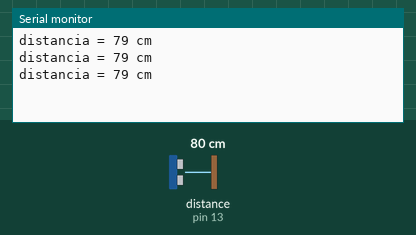
This sketch was run on a simulated Arduino Uno, built with avr-gcc and run on an emulated ATmega328P. Parts: the last lines printed to the serial monitor. Wiring (inferred from the names in the program): ultrasonic range finder: trigger pin 12; echo pin 13. Inputs (shaded band) come from the test bench; at power-on: distance to the obstacle (sensor on pin 13) 80 cm. The echo pulse lasts 58.3 µs per cm.

Above: at 1.3 s.
1.4 s: distance to the obstacle (sensor on pin 13) set to 2 cm
At 1.9 s:
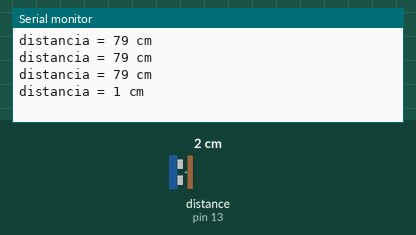
2.9 s: distance to the obstacle (sensor on pin 13) set to 4 cm
At 3.4 s:
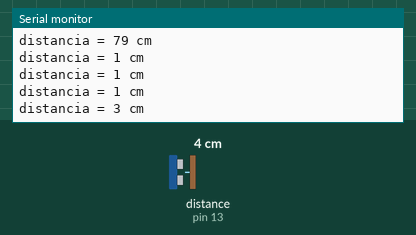
Timing chart, 0 to 5.9 s (numbered marks = the images above; inputs shaded):
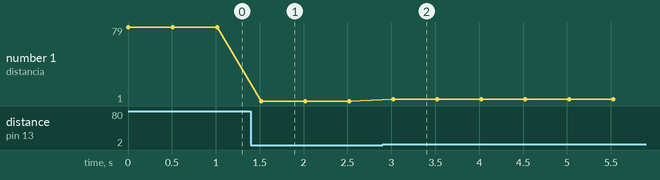

Measured:
- after the input at 1.4 s, the serial monitor: prints a new line after 0.12 s (image 1)
- after the input at 2.9 s, the serial monitor: prints a new line after 0.12 s (image 2)
- plotted number 1: 79 → 1 after the input at 1.4 s, 1 → 3 after the input at 2.9 s

The sketch:

distance.ino
```cpp
int trigPin = 12;
int echoPin = 13;

void setup() {
  // put your setup code here, to run once:
Serial.begin(9600);
pinMode(echoPin,INPUT);
pinMode(trigPin,OUTPUT);
}

void loop() {
  // put your main code here, to run repeatedly:
long duration ;
long distance ;


digitalWrite(trigPin,LOW);
delayMicroseconds(2);
digitalWrite(trigPin,HIGH);
delayMicroseconds(10);
digitalWrite(trigPin,LOW);
duration = pulseIn(echoPin,HIGH);
distance = (duration/2) / 29.1;

/*if(distance >= 200 || distance <= 0){
  Serial.println("fora do alcance");
  }
  else
{*/
  Serial.print("distancia = ");
  Serial.print(distance);
  Serial.println(" cm");
//}
delay(500);
}
```
